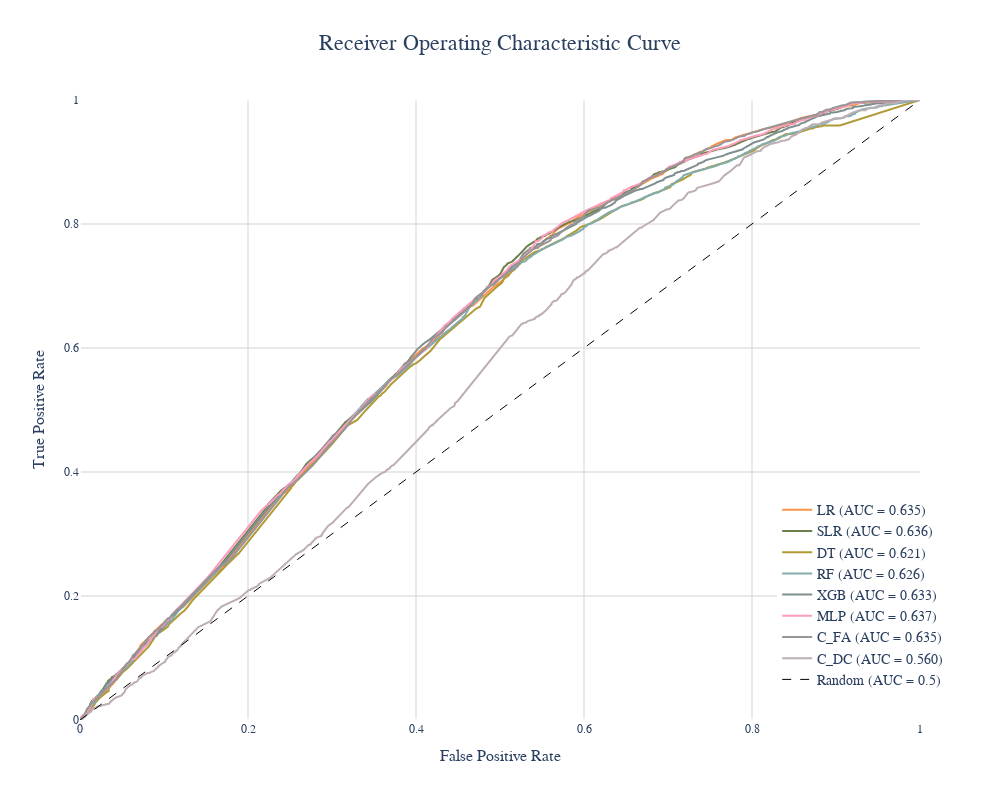

The cell this chart's notebook holds for it:
### Code cell
fig

### Figure 1 — Plotly figure (JSON) as saved in the notebook; plotly's stock layout.template omitted (floating-point values rounded to 4 significant figures; data arrays with more than 128 entries replaced by an {"elided": "..."} marker saying what was removed)
{"data": [{"line": {"color": "#FF9249"}, "mode": "lines", "name": "LR (AUC = 0.635)", "type": "scatter", "x": {"elided": "945 float values"}, "y": {"elided": "945 float values"}}, {"line": {"color": "#6C804B"}, "mode": "lines", "name": "SLR (AUC = 0.636)", "type": "scatter", "x": {"elided": "950 float values"}, "y": {"elided": "950 float values"}}, {"line": {"color": "#B19933"}, "mode": "lines", "name": "DT (AUC = 0.621)", "type": "scatter", "x": {"elided": "260 float values"}, "y": {"elided": "260 float values"}}, {"line": {"color": "#82ADAE"}, "mode": "lines", "name": "RF (AUC = 0.626)", "type": "scatter", "x": {"elided": "844 float values"}, "y": {"elided": "844 float values"}}, {"line": {"color": "#7F8F8F"}, "mode": "lines", "name": "XGB (AUC = 0.633)", "type": "scatter", "x": {"elided": "949 float values"}, "y": {"elided": "949 float values"}}, {"line": {"color": "#FF9BBC"}, "mode": "lines", "name": "MLP (AUC = 0.637)", "type": "scatter", "x": {"elided": "957 float values"}, "y": {"elided": "957 float values"}}, {"line": {"color": "#979596"}, "mode": "lines", "name": "C_FA (AUC = 0.635)", "type": "scatter", "x": {"elided": "950 float values"}, "y": {"elided": "950 float values"}}, {"line": {"color": "#BDAEB6"}, "mode": "lines", "name": "C_DC (AUC = 0.560)", "type": "scatter", "x": {"elided": "964 float values"}, "y": {"elided": "964 float values"}}, {"line": {"color": "black", "dash": "dash", "width": 1}, "mode": "lines", "name": "Random (AUC = 0.5)", "type": "scatter", "x": [0, 1], "y": [0, 1]}], "layout": {"font": {"family": "didot"}, "height": 800, "legend": {"font": {"size": 14}, "x": 0.83, "y": 0.04}, "paper_bgcolor": "white", "plot_bgcolor": "white", "showlegend": true, "title": {"font": {"size": 22}, "text": "Receiver Operating Characteristic Curve", "x": 0.5}, "width": 1000, "xaxis": {"constrain": "domain", "gridcolor": "lightgrey", "range": [0, 1], "showgrid": true, "title": {"font": {"size": 16}, "text": "False Positive Rate"}}, "yaxis": {"gridcolor": "lightgrey", "range": [0, 1], "showgrid": true, "title": {"font": {"size": 16}, "text": "True Positive Rate"}}}}
